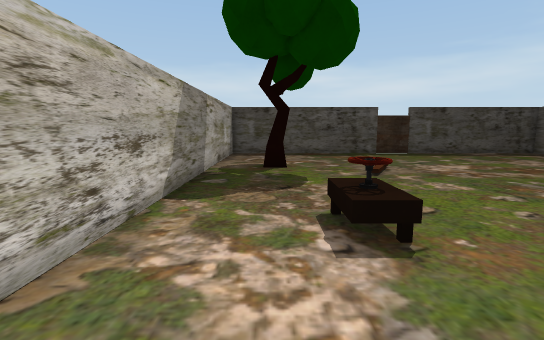
View 1 (above)

19 first-person views from a walk through a 3-D level made in the Unity game engine. The camera is 1.4 m above the floor, tilts 8° down and sees 85° across. The floor is counted in squares, 1 m on a side. Each view is taken from the middle of a square. On the plan, view 1 faces up. The plan holds only what a view shows up to about 14 squares ahead; the rest is blank. The place goes on beyond the plan. The player character is not drawn. Door leaves are left out, so doorways stand open. Some surface patterns are stand-ins.

View 2
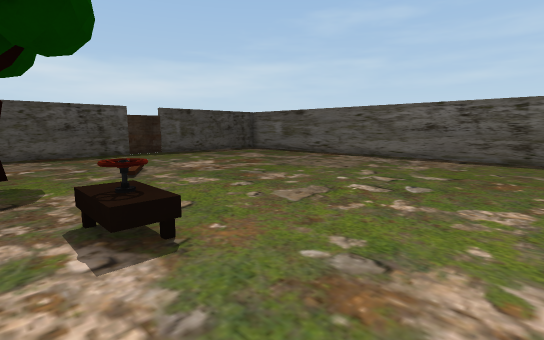

View 3
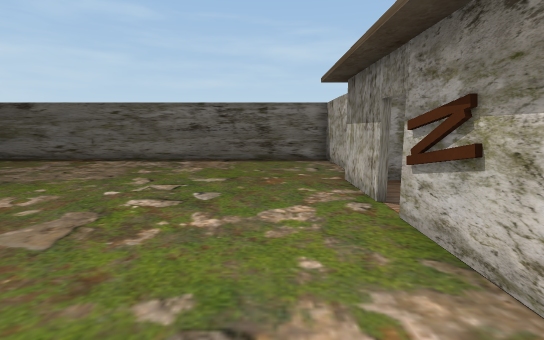

View 4
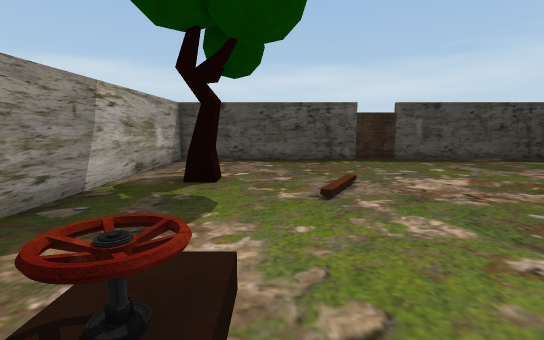

View 5
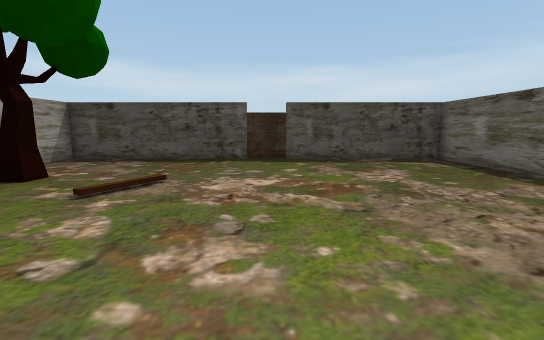

View 6
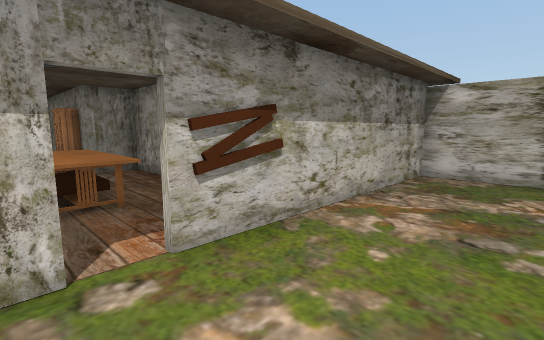

View 7
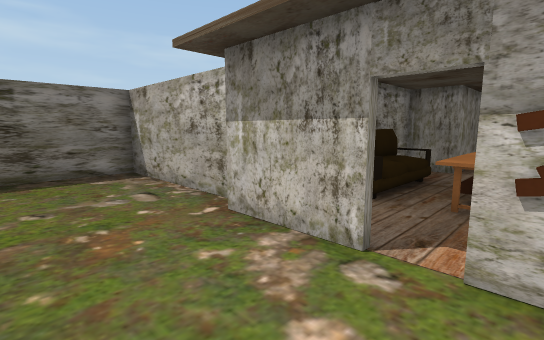

View 8
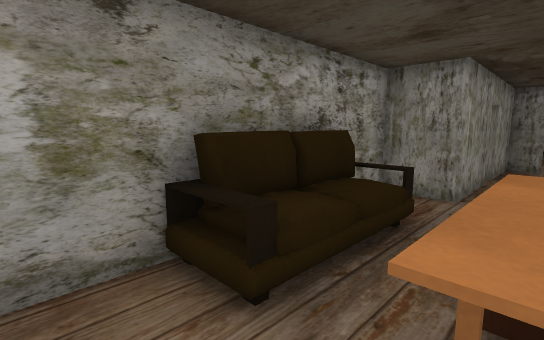

View 9
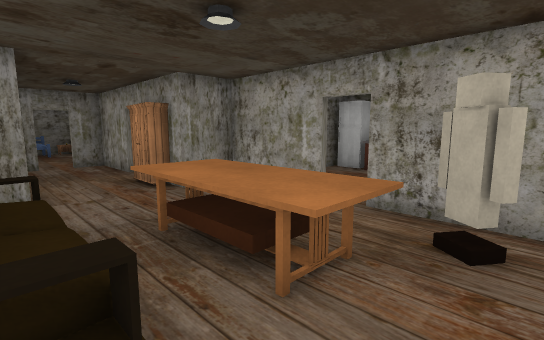

View 10
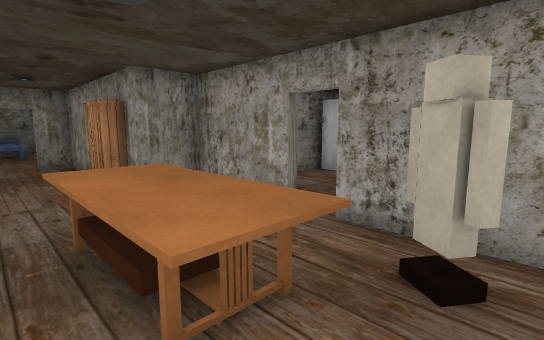

View 11
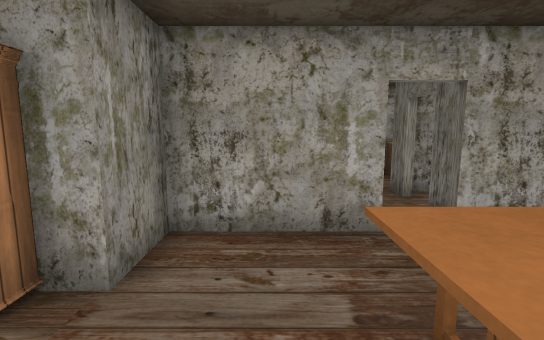

View 12
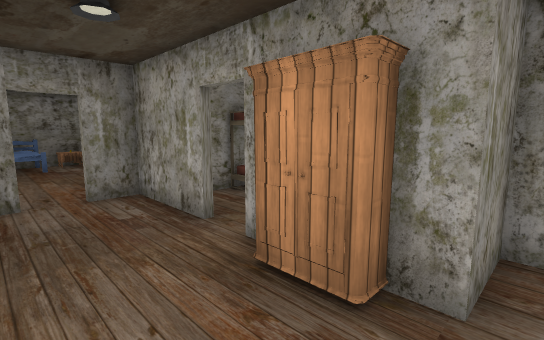

View 13
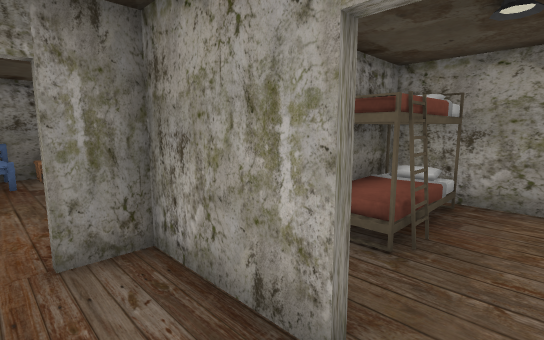

View 14
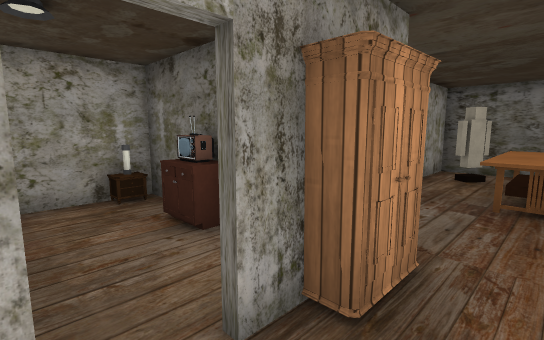

View 15
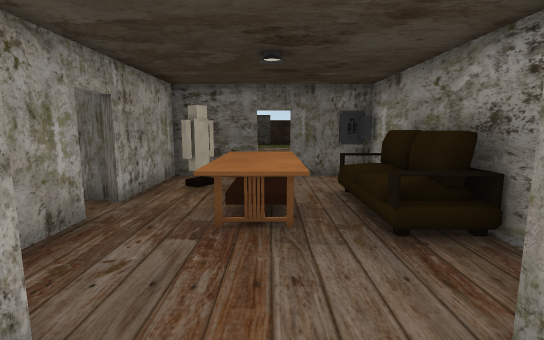

View 16
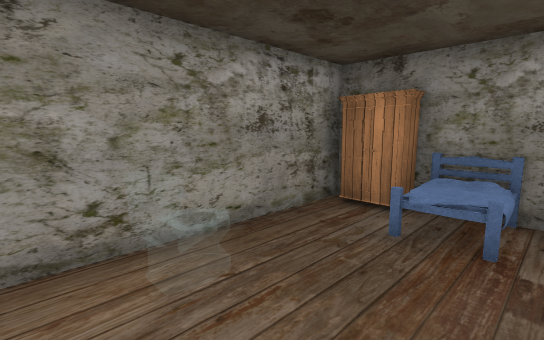

View 17
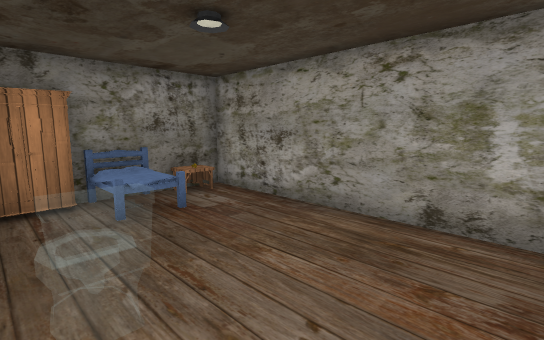

View 18
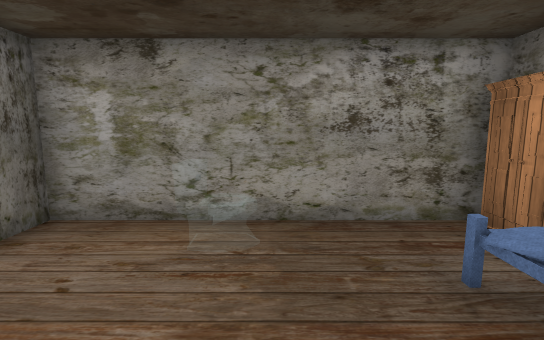

View 19
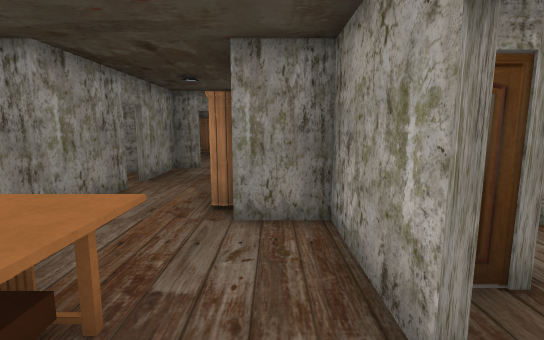

### Floor plan
Ten units are one square. View 1 is at (0, 0); x grows to the right and y downward. Boxes are objects, and circles mark ways between rooms. Rooms are numbered by the first view taken in them; rooms with no view inside come last. Other rooms are left out.
<svg viewBox="-27 -172 179 392">
<path fill="none" stroke="#000" d="M65 10 74 10M98 15 147 15 147 -167 -22 -167 -22 10 56 10M18 -49 18 -40M18 -34 9 -34M31 55 31 84 46 84 46 110M56 12 31 12 31 24M74 10 91 10M74 110 74 84 89 84 89 12 65 12M46 119 46 144 56 144M74 146 74 119M36 151 36 214 84 214 84 146 74 146M22 94 -3 94 -3 136 34 136"/>
<rect x="-5" y="-115" width="10" height="10" fill="#bbb"><title>other object</title></rect>
<rect x="35" y="25" width="10" height="10" fill="#bbb"><title>other object</title></rect>
<rect x="45" y="85" width="10" height="20" fill="#bbb"><title>other object</title></rect>
<rect x="45" y="25" width="20" height="40" fill="#bbb"><title>other object</title></rect>
<rect x="75" y="25" width="10" height="40" fill="#bbb"><title>other object</title></rect>
<rect x="45" y="205" width="10" height="10" fill="#bbb"><title>other object</title></rect>
<rect x="55" y="195" width="10" height="10" fill="#bbb"><title>other object</title></rect>
<rect x="65" y="205" width="20" height="10" fill="#bbb"><title>other object</title></rect>
<rect x="5" y="115" width="30" height="20" fill="#bbb"><title>other object</title></rect>
<circle cx="60" cy="10" r="3" fill="#2a7"/>
<circle cx="60" cy="110" r="3" fill="#2a7"/>
<circle cx="60" cy="145" r="3" fill="#2a7"/>
<circle cx="45" cy="115" r="3" fill="#2a7"/>
<text x="70" y="-80">1</text>
<text x="60" y="50">2</text>
<text x="60" y="130">3</text>
<text x="60" y="180">4</text>
<text x="20" y="120">5</text>
</svg>
Room 1 opens to room 2. Room 2 opens to room 3. Room 3 opens to room 4. Room 3 opens to room 5.

Where each view was taken, in squares from view 1:
view 1: 0 up, 0 right, facing up
view 2: 0 up, 0 right, facing up-right
view 3: 1 up, 1 right, facing right
view 4: 3 up, 2 right, facing up
view 5: 3 up, 7 right, facing up
view 6: 2 up, 7 right, facing down-left
view 7: 2 up, 5 right, facing down-right
view 8: 2 down, 6 right, facing down-right
view 9: 2 down, 8 right, facing down-left
view 10: 2 down, 7 right, facing down-left
view 11: 7 down, 7 right, facing left
view 12: 8 down, 7 right, facing down-left
view 13: 11 down, 6 right, facing down-left
view 14: 12 down, 6 right, facing up-left
view 15: 10 down, 6 right, facing up
view 16: 16 down, 5 right, facing down-right
view 17: 15 down, 8 right, facing down-left
view 18: 18 down, 4 right, facing right
view 19: 4 down, 4 right, facing down
